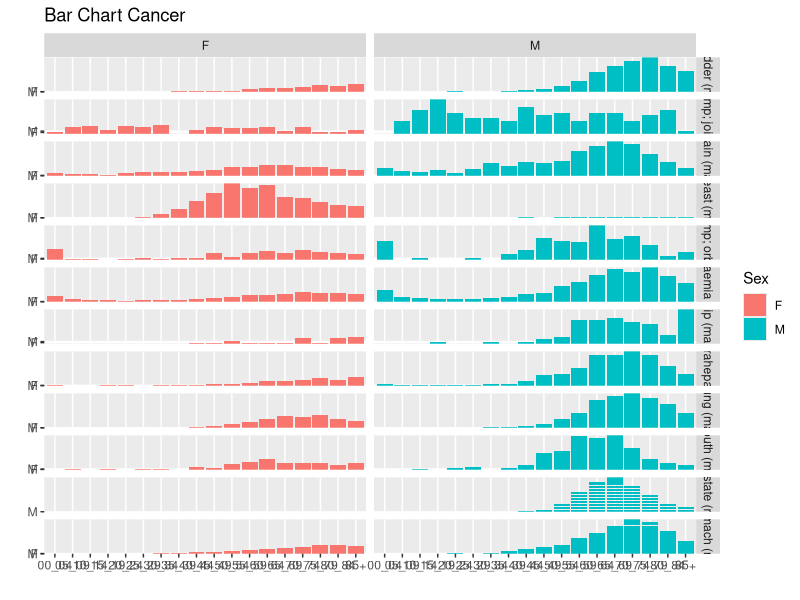

Write the R code that produced this figure.
library(ggplot2) # sets a specific library on

getwd() # checks your folder path
#setwd("/Users/cleofetrax/Desktop/Dev/DataViz/CA1/Excel Files") # my project folder path
setwd("C:/Users/N00152091/Desktop/DataViz/DataViz/CA1/Excel Files") # college computer folder path

q4 <- read.csv(file = "q4.csv", header = TRUE, sep = ",")

ggplot(q4, aes(age, gender, fill = gender)) + geom_bar(stat = "identity") + xlab("") +
  ylab("") + ggtitle("Bar Chart Cancer") + guides(fill = guide_legend(title = "Sex")) +
  facet_grid(canctype~ gender, scales = "free")
